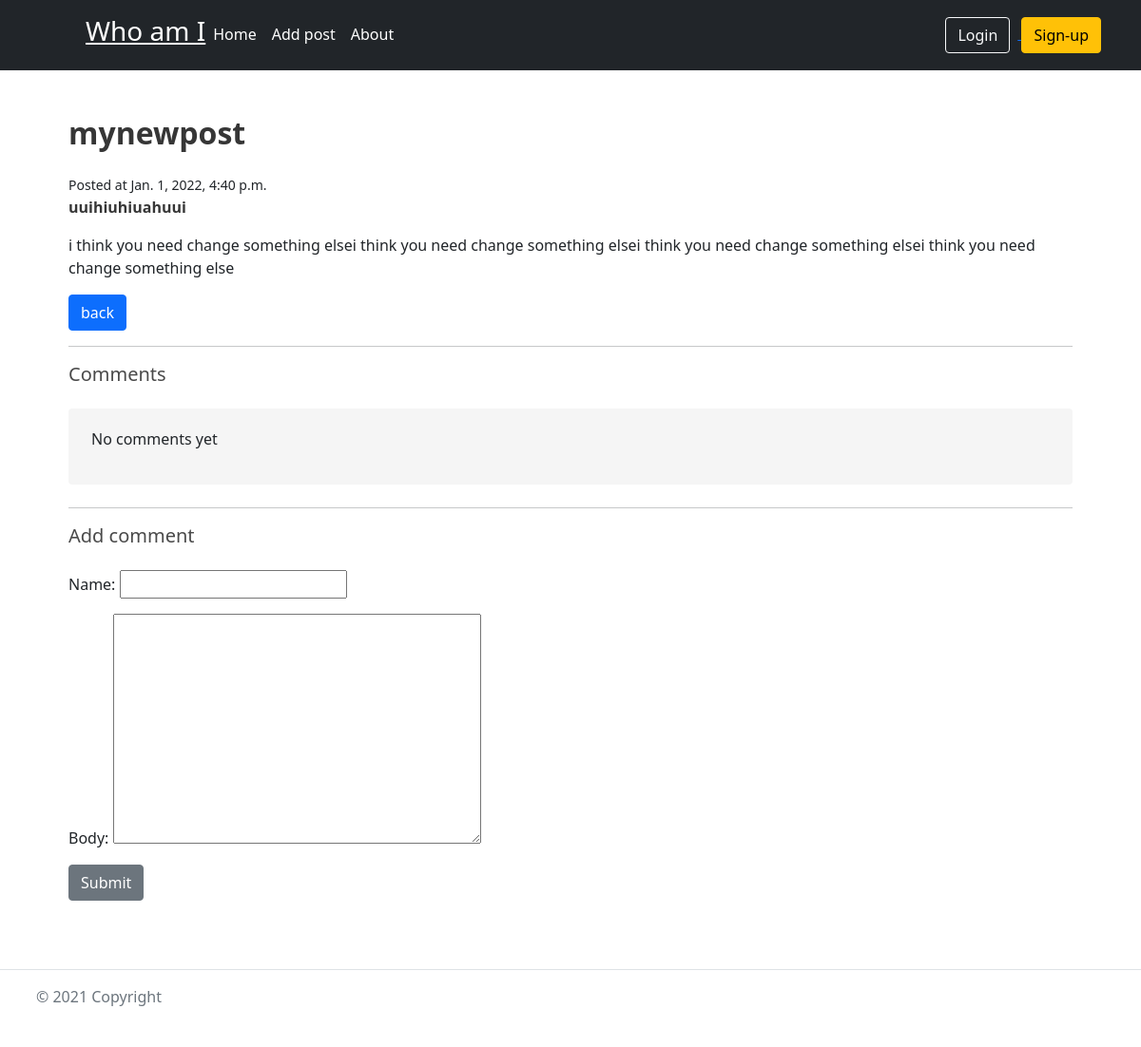
/rlyha/, run on the app's committed database.
### blogapp/models.py (models this page shows, shortened)
class Post(models.Model):
    title = models.CharField(max_length=255)
    slug = models.SlugField()
    intro = models.TextField()
    body = models.TextField()
    date_added = models.DateTimeField(auto_now_add=True)
    class Meta:
        ordering = ['-date_added']

### blogapp/views.py (the view)
# urls.py: path('<str:slug>/', post_detail, name='post_detail'),
def post_detail(request, slug):
    post = Post.objects.get(slug=slug)
    form = CommentForm(request.POST)
    if request.method == 'POST':
        if form.is_valid():
            comment = form.save(commit=False)
            comment.post = post
            comment.save()
            return redirect('post_detail', slug=post.slug)
    else:
        form = CommentForm()
    return render(request, 'blogapp/post_detail.html', {'post': post, 'form': form})

### blogapp/forms.py
class CommentForm(forms.ModelForm):
	class Meta:
		model = Comment
		fields = ['name', 'body']

### blogapp/templates/blogapp/post_detail.html (shortened to what this page needs)
{% extends 'blogapp/base.html' %}
{% block content %}
	<div class="container">
		<h1 class="title">{{ post.title }}</h1>
		<small>Posted at {{ post.date_added }}</small>
		<p><strong>{{ post.intro }}</strong></p>
		<p>{{ post.body }}</p>
		<a href="{% url 'home' %}"><button type="button" class="btn btn-primary">back</button></a>
		<hr>
		<h2 class="subtitle">Comments</h2>
		{% for comment in post.comment.all %}
			<article class="media">
				<div class="media-content">
					<div class="content">
						<p>
							<strong> {{ comment.name }} </strong><smal>{{ comment.date_added }}</smal>
							<br>
							{{ comment.body }}
						</p>
					</div>
				</div>
			</article>
		{% empty %}
		<div class="notification">
			<p>No comments yet </p>
		</div>
		<hr>
		{% endfor %}
		<h2 class="subtitle">Add comment</h2>
		<form method="POST" action=".">
			{{ form.as_p }}
			<div class="field">
				<div class="control">
					<button class="btn btn-secondary">Submit</button>
				</div>
			</div>
		</form>
	</div>
{% endblock %}

### data on the page
Post: title "mynewpost", date_added "Jan. 1, 2022, 4:40 p.m.", intro "uuihiuhiuahuui", body "i think you need change something elsei think you need change something elsei think you need change something elsei think you need change something else"
